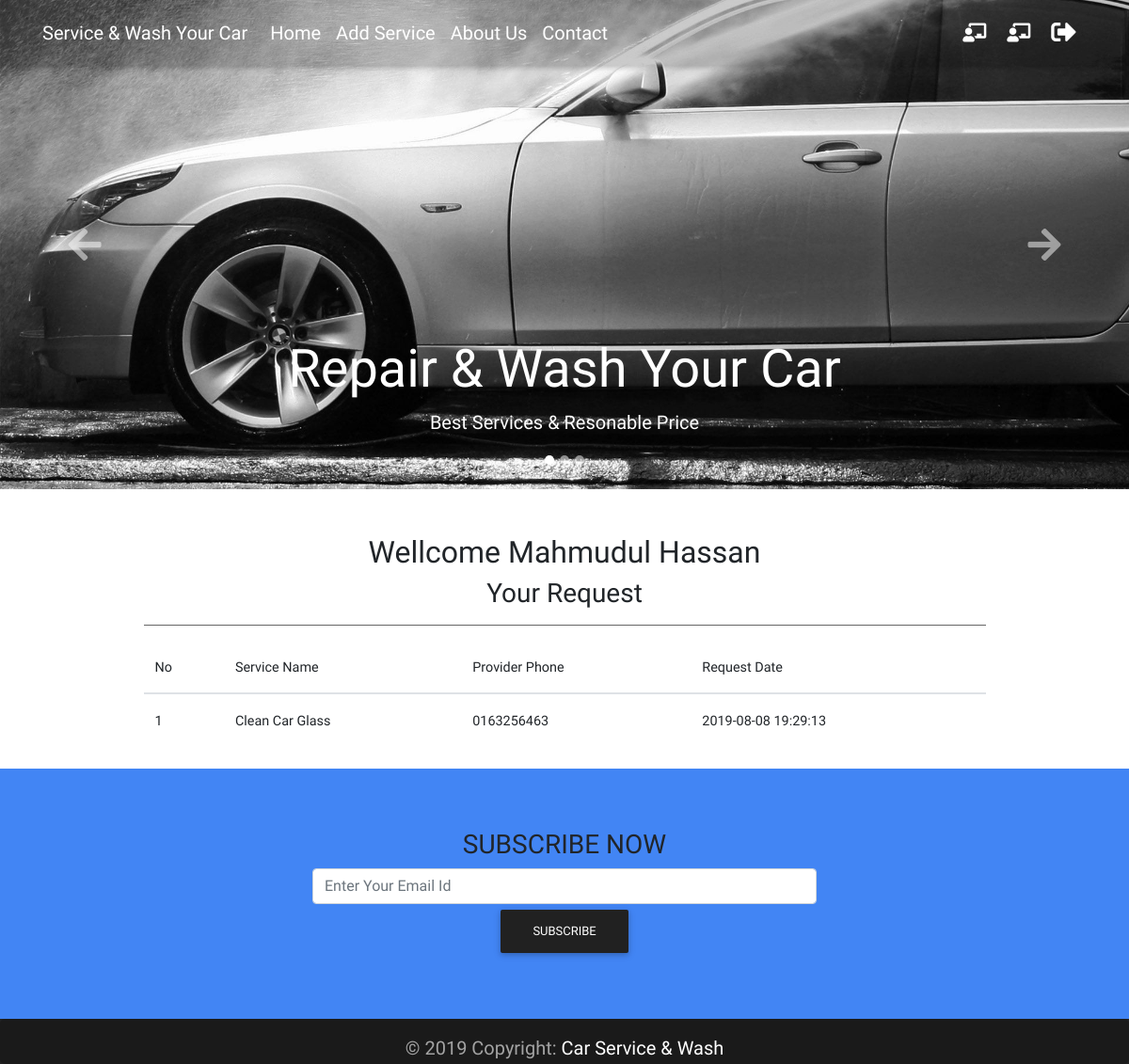
The page /user_dashboard.php (signed in) on the database its author committed.
### tables this page shows
CREATE TABLE `pages` (
  `id` int(10) UNSIGNED NOT NULL,
  `title` varchar(255) NOT NULL,
  `description` text NOT NULL
);

CREATE TABLE `requests` (
  `id` int(10) UNSIGNED NOT NULL,
  `provider_id` int(10) UNSIGNED NOT NULL,
  `service_id` int(10) UNSIGNED NOT NULL,
  `user_id` int(10) UNSIGNED NOT NULL,
  `date` timestamp NOT NULL DEFAULT CURRENT_TIMESTAMP
);

CREATE TABLE `services` (
  `id` int(11) UNSIGNED NOT NULL,
  `name` varchar(150) NOT NULL,
  `location` varchar(150) NOT NULL,
  `phone` varchar(15) NOT NULL,
  `category_id` int(10) UNSIGNED NOT NULL,
  `user_id` int(10) UNSIGNED NOT NULL,
  `description` text NOT NULL,
  `price` varchar(20) NOT NULL,
  `image` varchar(255) NOT NULL,
  `date` timestamp NOT NULL DEFAULT CURRENT_TIMESTAMP
);

### lib/Session.php (called while the page is built, shortened)
<?php
class Session{
  public static function get($key){
    if (isset($_SESSION[$key])) {
      return $_SESSION[$key];
    } else {
      return false;
    }
  }
}
?>

### classes/User.php (called while the page is built, shortened)
<?php
	$filepath=realpath(dirname(__FILE__));
	include_once ($filepath.'../../lib/Database.php') ;
?>
<?php
class User
{
	private $db;
	function __construct(){
		$this->db=new Database();
	}
	public function getUserIdAndUserType(){
		return array(Session::get('userId'),Session::get('userType'));
	}
	public function getUserCategoryName($userId,$userType){
		$query = "SELECT name FROM user_categories LEFT JOIN users ON users.id='$userId' WHERE user_categories.id='$userType'";
		$result = $this->db->select($query);
		if($result){
			while ($value = $result->fetch_assoc()) {
				return $value['name'];
			}
		}
	}
	public function checkNormalUser(){
		list($x,$y) = $this->getUserIdAndUserType();
		if ($this->getUserCategoryName($x,$y) === 'User') {
			return true;
		}
		return false;
	}
}
?>

### lib/Database.php (called while the page is built, shortened)
<?php
    Class Database{
     public $host   = DB_HOST;
     public $user   = DB_USER;
     public $pass   = DB_PASS;
     public $dbname = DB_NAME;
     public $link;
    private function connectDB(){
     $this->link = new mysqli($this->host, $this->user, $this->pass,
      $this->dbname);
     }
    public function select($query){
      $result = $this->link->query($query) or
       die($this->link->error.__LINE__);
      if($result->num_rows > 0){
        return $result;
      } else {
        return false;
      }
     }
    }

### inc/inc.php (called while the page is built, shortened)
<?php
include 'lib/Session.php' ;
	include 'lib/Database.php' ;
	$user = new User();
	$request = new Request();
	$page = new Page();
?>

### classes/Page.php (called while the page is built, shortened)
<?php
	$filepath=realpath(dirname(__FILE__));
	include_once ($filepath.'/../lib/Database.php');
?>
<?php
class Page
{
	private $db;
	function __construct(){
		$this->db=new Database();
	}
	public function getAllPage(){
		$query = "SELECT * FROM pages ORDER BY id DESC";
		$result = $this->db->select($query);
		return $result;
	}
}
?>

### classes/Request.php (called while the page is built, shortened)
<?php
	$filepath=realpath(dirname(__FILE__));
	include_once ($filepath.'/../lib/Database.php');
?>
<?php
class Request
{
	private $db;
    private $fm;
	function __construct(){
		$this->db=new Database();
	  	$this->fm=new Format();
	}
	public function getAllRequestForUser($id = null){
		if($id == null){
			$user_id = (Session::get('userId') !== false) ? Session::get('userId') : $id;
		}else{
			$user_id=$this->fm->validation($id);
       		$user_id=mysqli_real_escape_string($this->db->link,$user_id);
		}
		$query="SELECT requests.id as request_id,
				requests.date as request_date,
				users.full_name as user_name,
				users.email as email,
				users.phone as phone,
				users.id as user_id,
				services.name as service_name,
				services.phone as service_phone,
				services.id as service_id
				FROM requests
				INNER JOIN services
				on requests.service_id = services.id
				INNER JOIN users
				on requests.user_id = users.id
				WHERE requests.user_id = '$user_id'
				order by requests.id desc";
   		$result=$this->db->select($query);
   		return $result;
	}
}
?>

### user_dashboard.php (the view, shortened to what this page needs)
<?php include 'inc/header.php'; ?>
<?php include 'inc/top_nav.php'; ?>
<?php include 'inc/carousel.php'; ?>
<main>
	<div class="container">
		<div class="mt-5 wow fadeIn">
			<div class="col-md-10 mx-auto">
				<h2 class="text-center">Wellcome <?php echo Session::get('userName'); ?></h2>
				<h3 class="text-center">Your Request</h3>
				<hr class="hr-dark">
					<table class="table table-hover table-inverse">
						<thead>
							<tr>
								<th>No</th>
								<th>Service Name</th>
								<th>Provider Phone</th>
								<th>Request Date</th>
							</tr>
						</thead>
						<tbody>
							<?php
							$result = $request->getAllRequestForUser();
							$i = 0;
							if($result){
								while($value = $result->fetch_assoc()){
								$i++;
								?>
							<tr>
								<td><?php echo $i; ?></td>
								<td><?php echo $value['service_name']; ?></td>
								<td><?php echo $value['service_phone']; ?></td>
								<td><?php echo $value['request_date']; ?></td></td>
							</tr>
							<?php } } ?>
						</tbody>
					</table>
			</div>
		</div>
	</div>
</main>
<?php include 'inc/footer.php'; ?>

### inc/top_nav.php (shortened to what this page needs)
<nav class="navbar fixed-top navbar-expand-lg navbar-dark  scrolling-navbar">
    <div class="container">
        <a class="navbar-brand" href="index.php">
        <strong>Service & Wash Your Car</strong>
        </a>
        <div class="collapse navbar-collapse" id="navbarSupportedContent">
            <ul class="navbar-nav mr-auto">
                <li class="nav-item">
                  <a class="nav-link" href="index.php">Home
                  </a>
                </li>
                <?php if (Session::get('userLogin') == true || isset($_COOKIE['user'])): ?>
                    <?php if ($user->checkNormalUser() === false): ?>
                        <li class="nav-item">
                          <a class="nav-link" href="<?php echo URLROOT ?>/add_service.php">Add Service</a>
                        </li>
                    <?php endif ?>
                <?php endif ?>
                <?php
                   $result=$page->getAllPage();
                   if($result){
                       while($value=$result->fetch_assoc()) {
                ?>
                <li class="nav-item">
                    <a class="nav-link" href="<?php echo URLROOT ?>/page.php?pageId=<?php echo $value['id']; ?>"><?php echo $value['title']; ?></a>
                </li>
                <?php } } ?>
                <li class="nav-item">
                  <a class="nav-link" href="contact.php">Contact
                  </a>
                </li>
            </ul>
            <ul class="navbar-nav nav-flex-icons">
                <?php if (Session::get('userLogin') == true || isset($_COOKIE['user'])): ?>
                    <?php if ($user->checkNormalUser() === false): ?>
                        <li class="nav-item">
                            <a href="<?php echo(URLROOT);?>/provider_dashboard.php" class="nav-link" title="Provider Dashboard">
                                <i class="fas fa-chalkboard-teacher"></i>
                            </a>
                        </li>
                     <?php endif ?>
                        <li class="nav-item">
                            <a href="<?php echo(URLROOT);?>/user_dashboard.php" class="nav-link" title="User Dashboard">
                                <i class="fas fa-chalkboard-teacher"></i>
                            </a>
                        </li>
                    <li class="nav-item">
                        <a href="<?php echo(URLROOT);?>/logout.php?action=logout" class="nav-link" title="logout">
                            <i class="fas fa-sign-out-alt fa-lg"></i>
                        </a>
                    </li>
                <?php endif ?>
            </ul>
        </div>
    </div>
</nav>

### assets/css/style.css (style rules this page uses)
body { font-family: 'Grenze', serif; font-size: 20px; }
.navbar { background-color: rgba(0, 0, 0, 0.2); }

### rows shown on the page
pages: title "About Us"
requests: service.name "Clean Car Glass", service.phone "0163256463", date "2019-08-08 19:29:13"

### other values the page prints
Session::get('userName') "Mahmudul Hassan"
